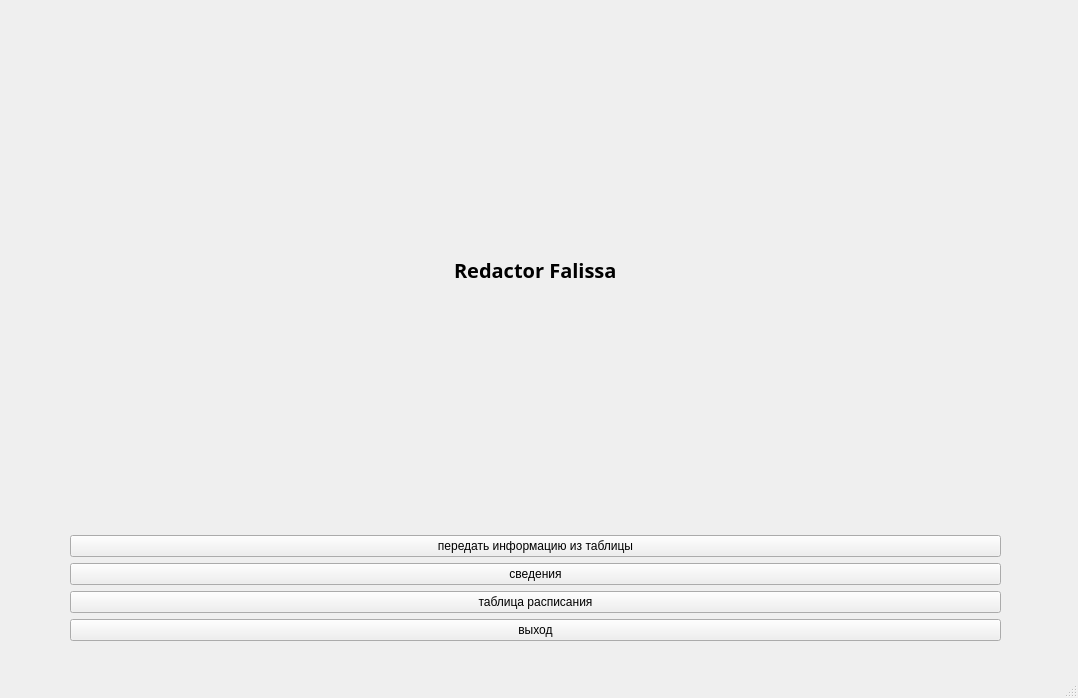
<?xml version="1.0" encoding="UTF-8"?>
<ui version="4.0">
 <class>MainWindow</class>
 <widget class="QMainWindow" name="MainWindow">
  <property name="geometry">
   <rect>
    <x>0</x>
    <y>0</y>
    <width>1078</width>
    <height>698</height>
   </rect>
  </property>
  <property name="maximumSize">
   <size>
    <width>1078</width>
    <height>698</height>
   </size>
  </property>
  <property name="windowTitle">
   <string>MainWindow</string>
  </property>
  <widget class="QWidget" name="centralwidget">
   <widget class="QWidget" name="gridLayoutWidget">
    <property name="geometry">
     <rect>
      <x>70</x>
      <y>10</y>
      <width>931</width>
      <height>631</height>
     </rect>
    </property>
    <layout class="QGridLayout" name="gridLayout">
     <property name="horizontalSpacing">
      <number>6</number>
     </property>
     <item row="4" column="0">
      <widget class="QPushButton" name="pushButton">
       <property name="text">
        <string>таблица расписания</string>
       </property>
      </widget>
     </item>
     <item row="7" column="0">
      <widget class="QPushButton" name="pushButton_3">
       <property name="text">
        <string>выход</string>
       </property>
      </widget>
     </item>
     <item row="1" column="0" alignment="Qt::AlignHCenter">
      <widget class="QLabel" name="label">
       <property name="font">
        <font>
         <family>MS Gothic</family>
         <pointsize>15</pointsize>
         <weight>75</weight>
         <bold>true</bold>
        </font>
       </property>
       <property name="text">
        <string>Redactor Falissa</string>
       </property>
      </widget>
     </item>
     <item row="3" column="0">
      <widget class="QPushButton" name="pushButton_2">
       <property name="text">
        <string>сведения</string>
       </property>
      </widget>
     </item>
     <item row="2" column="0">
      <widget class="QPushButton" name="pushButton_4">
       <property name="text">
        <string>передать информацию из таблицы</string>
       </property>
      </widget>
     </item>
    </layout>
   </widget>
  </widget>
  <widget class="QMenuBar" name="menubar">
   <property name="geometry">
    <rect>
     <x>0</x>
     <y>0</y>
     <width>1078</width>
     <height>26</height>
    </rect>
   </property>
  </widget>
  <widget class="QStatusBar" name="statusbar"/>
 </widget>
 <resources/>
 <connections/>
</ui>
